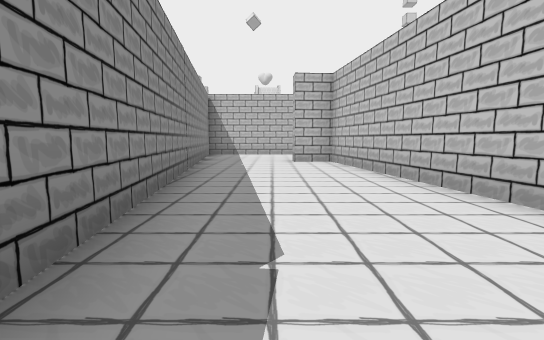
View 1 (above)

22 first-person views from a walk through a 3-D level made in the Godot game engine. The camera is 1.3 m above the floor, tilts 6° down and sees 85° across. The floor is counted in squares, 2 m on a side. Each view is taken from the middle of a square. On the plan, view 1 faces up. The plan holds only what a view shows up to about 9 squares ahead; the rest is blank. The place goes on beyond the plan.

View 2
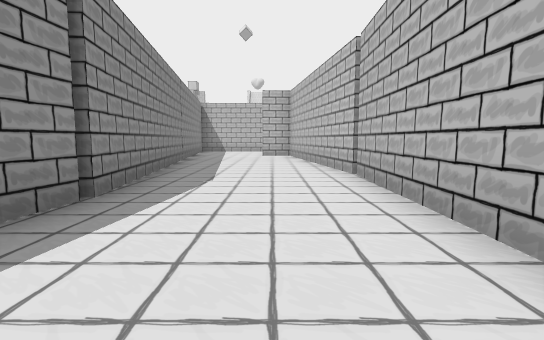

View 3
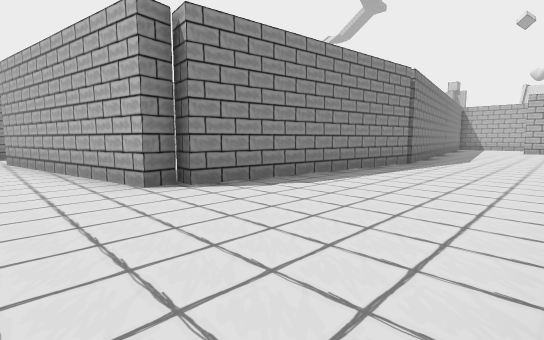

View 4
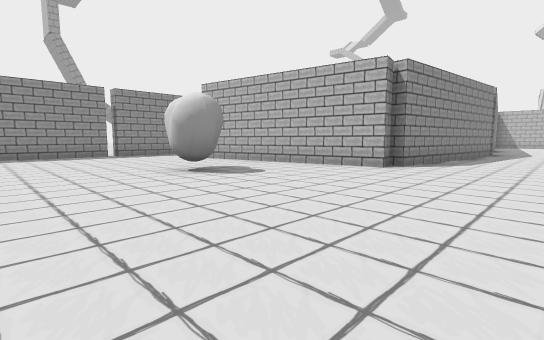

View 5
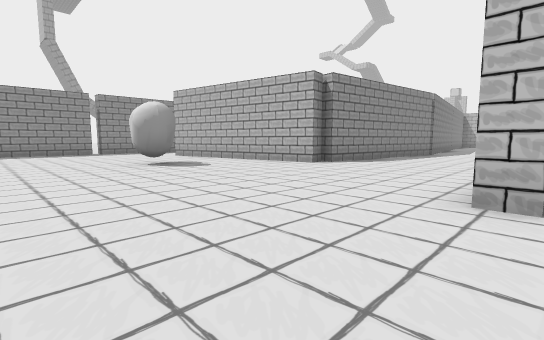

View 6
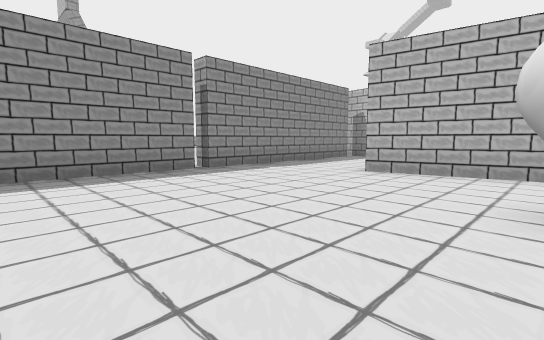

View 7
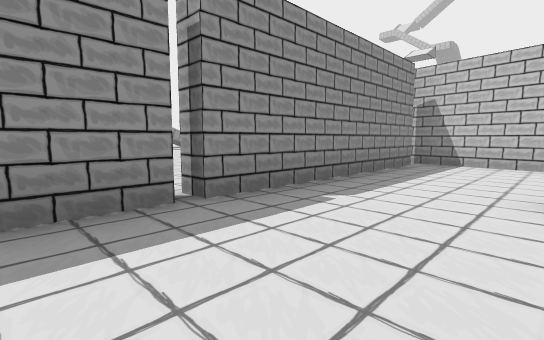

View 8
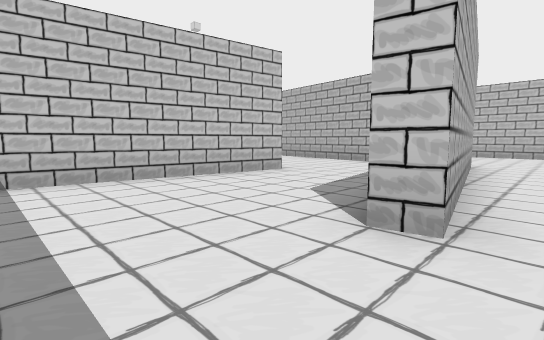

View 9
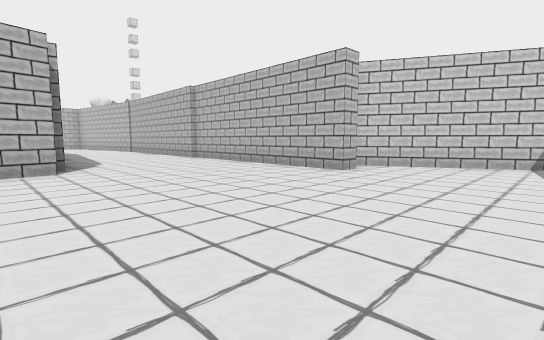

View 10
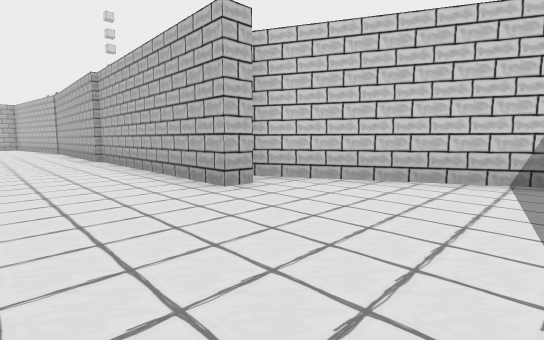

View 11
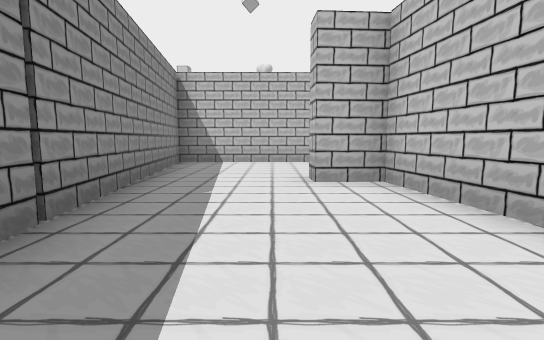

View 12
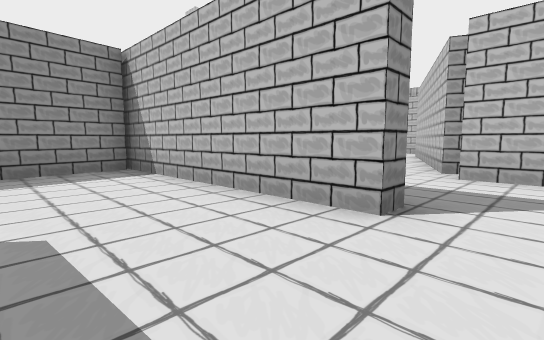

View 13
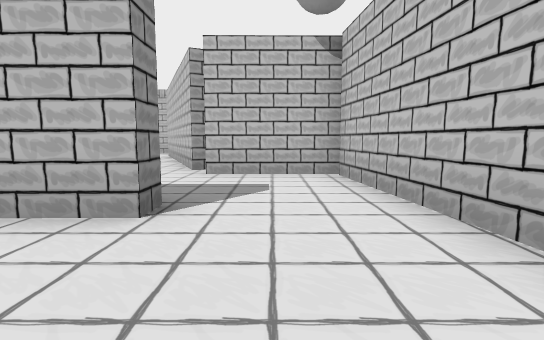

View 14
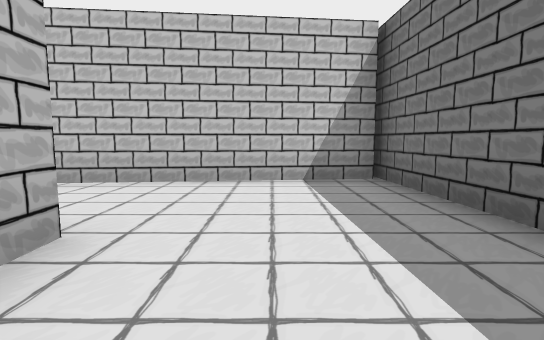

View 15
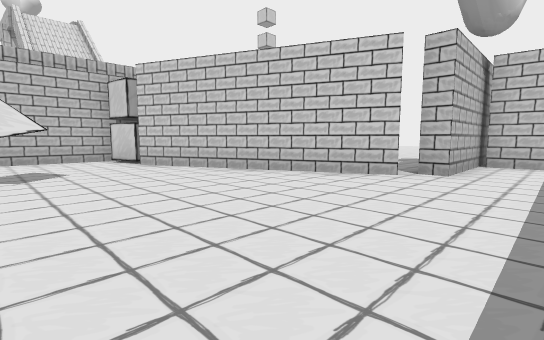

View 16
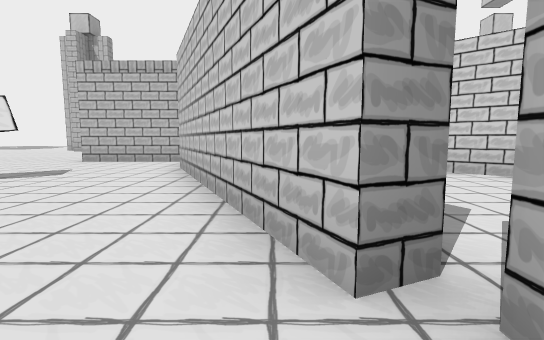

View 17
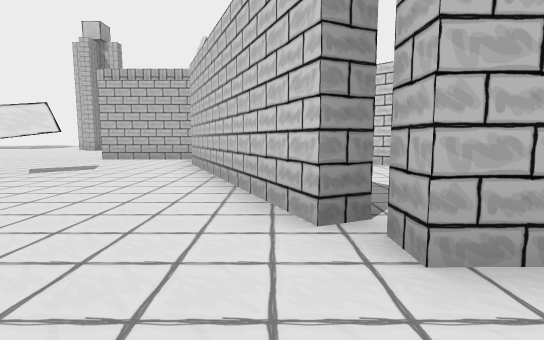

View 18
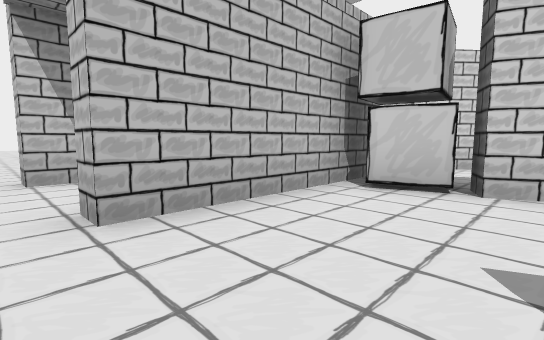

View 19
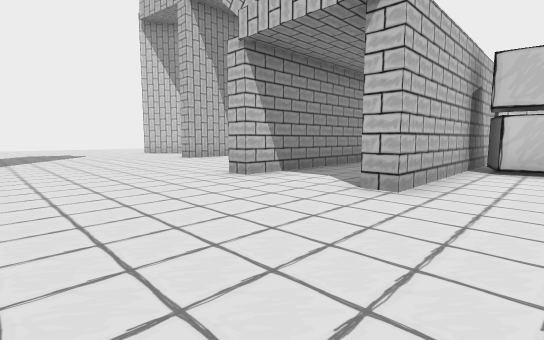

View 20
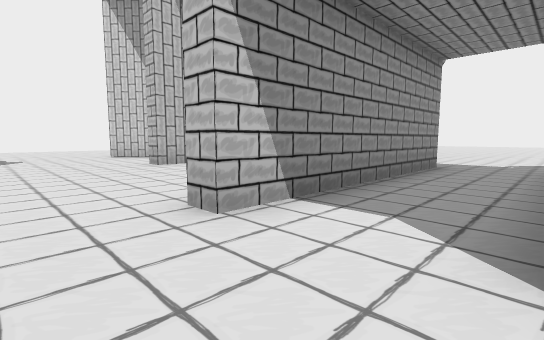

View 21
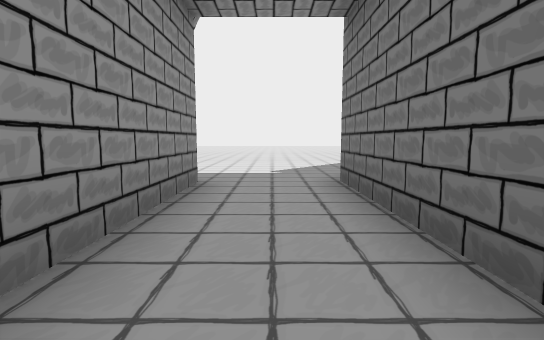

View 22
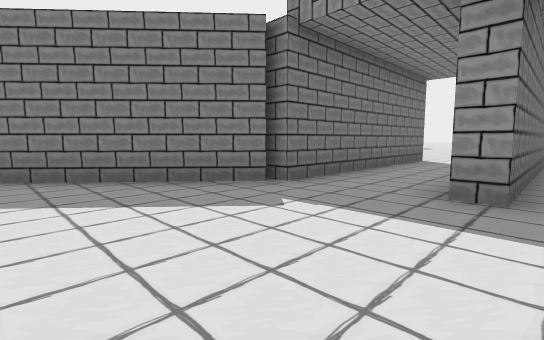

### Floor plan
Points are (right, up) in squares from view 1. A wall is a line through its corners. A room is listed if a view was taken in it or the views show most of it. See-through windows are left out.
Room 1 (views 1, 2, 3, 4, 5, 6, 7, 8, 9, 10, 11)
walls: (-2.1, -5.9) (-2, -6.4) (-7.9, -7.5) (-8, -6.9); (-6.4, -3.4) (-11, -2.7); (3, -9.7) (2.2, -9.7) (2.5, 2.5) (1.7, 8.5) (0.7, 8.4); (-10.8, -9.6) (-10.8, -12.8); (-10.8, -3.2) (-10.8, -9.4); (5.4, -12.8) (3.5, -9); (-2.1, 8.3) (-1, 0.2) (-1.7, -5.9) (-2.3, -5.8)
ways out: opening at (-0.5, 9) to room 2; opening at (-6, -4.7) to room 3
objects: heart (-5, -10) to (-4, -10)
Room 2 (views 12, 13, 14, 17)
walls: (2.9, 13) (2.9, 12.4) (-2.9, 12.3); (3, 9.1) (6.1, 9.2); (0.7, 8.4) (0.6, 9); (2.8, 16.4) (2.3, 16.2); (-2.6, 12.3) (-2.1, 8.3); (5.8, 9.3) (5.2, 15.4); (6.3, 15.5) (2.8, 15.4)
ways out: opening at (-0.5, 9) to room 1; opening at (2.5, 14.5) to room 3
Room 3 (views 15, 16, 18, 19, 20)
walls: (-5.2, -3.6) (-6.4, -3.4); (2.3, 16.2) (0.1, 21.2); (2.8, 15.4) (2.8, 16); (-2, -4) (-1.9, -3.2); (-3.4, 26.1) (-3.4, 26.6); (-10.8, -9.4) (-11.4, -9.3); (0.6, 23.4) (-3.4, 23.4) (-3.4, 23.9); (-2.4, 26.6) (2.4, 26.6)
ways out: opening at (-6, -4.7) to room 1; opening at (2.5, 14.5) to room 2; opening at (-3, 25) to room 4; opening at (3, 27) to room 4; opening at (1, 22.5)
objects: other object (0, 22) to (1, 23)
Room 4 (views 21, 22)
walls: (2.8, 23.7) (5.8, 21.1); (2.4, 26.6) (2.4, 26.1) (-3.4, 26.1); (-3.4, 23.9) (2.4, 23.9) (2.4, 23.4)
ways out: opening at (-3, 25) to room 3; opening at (3, 27) to room 3

Positions as (right, up) in squares from view 1, and headings:
1: (0, 0), facing up
2: (1, -3), facing up
3: (2, -8), facing up-left
4: (1, -13), facing up-left
5: (3, -13), facing up-left
6: (-5, -13), facing up-left
7: (-8, -11), facing up-left
8: (-10, -8), facing up-right
9: (-3, -13), facing up-right
10: (0, -13), facing up-right
11: (0, 4), facing up
12: (4, 10), facing up-left
13: (4, 10), facing up
14: (1, 11), facing right
15: (-3, 14), facing up-right
16: (2, 15), facing up
17: (2, 14), facing up
18: (-4, 21), facing up-right
19: (-7, 22), facing up-right
20: (-5, 24), facing up-right
21: (-2, 25), facing right
22: (6, 27), facing down-left
